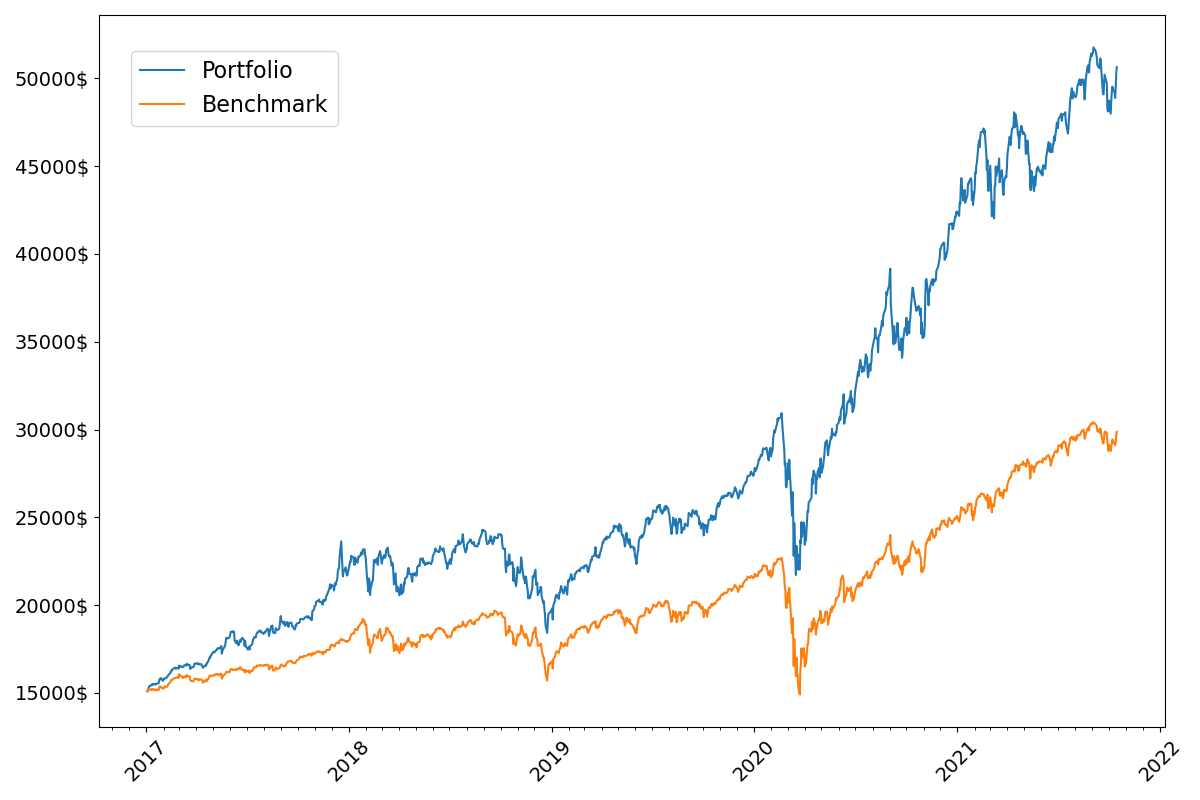

Reproduce this figure in Python.
import json
import pandas as pd
import matplotlib as mpl
import matplotlib.pyplot as plt
import pandas_datareader as pdr
from datetime import datetime

with open('portfolio.json') as f:
    portfolio = json.load(f)

START_DATE = '2017-01-01'
START_DATE = datetime.strptime(START_DATE, '%Y-%m-%d')

historical = pdr.yahoo.daily.YahooDailyReader(symbols=list(portfolio.keys()), start=START_DATE)
historical = historical.read().Close
historical['Value'] = sum([portfolio[symbol]*historical[symbol] for symbol in portfolio.keys()])

init_investment = historical.iloc[0].Value

benchmark_symbol = 'VOO'
benchmark = pdr.yahoo.daily.YahooDailyReader(symbols=benchmark_symbol, start=START_DATE)
benchmark = benchmark.read().Close

frac_bench_amount = init_investment / benchmark.iloc[0]
benchmark_values = benchmark * frac_bench_amount

fig, ax = plt.subplots(figsize=(12,8))
ax.plot(historical.Value, label='Portfolio')
ax.plot(benchmark_values, label='Benchmark')

ax.xaxis.set_major_formatter(mpl.dates.DateFormatter('%Y'))
ax.xaxis.set_major_locator(mpl.dates.YearLocator(1))
ax.xaxis.set_minor_locator(mpl.dates.MonthLocator())
ax.xaxis.set_tick_params(labelbottom=True)
ax.yaxis.set_major_formatter('{x:1.0f}$')
ax.tick_params(axis='x', labelrotation=45, labelsize=14)
ax.tick_params(axis='y', labelsize=14)

fig.legend(loc='upper left', bbox_to_anchor=(0.1, 0.95), fontsize=16)
fig.patch.set_facecolor('white')
fig.tight_layout()
fig.savefig('benchmark.png')
